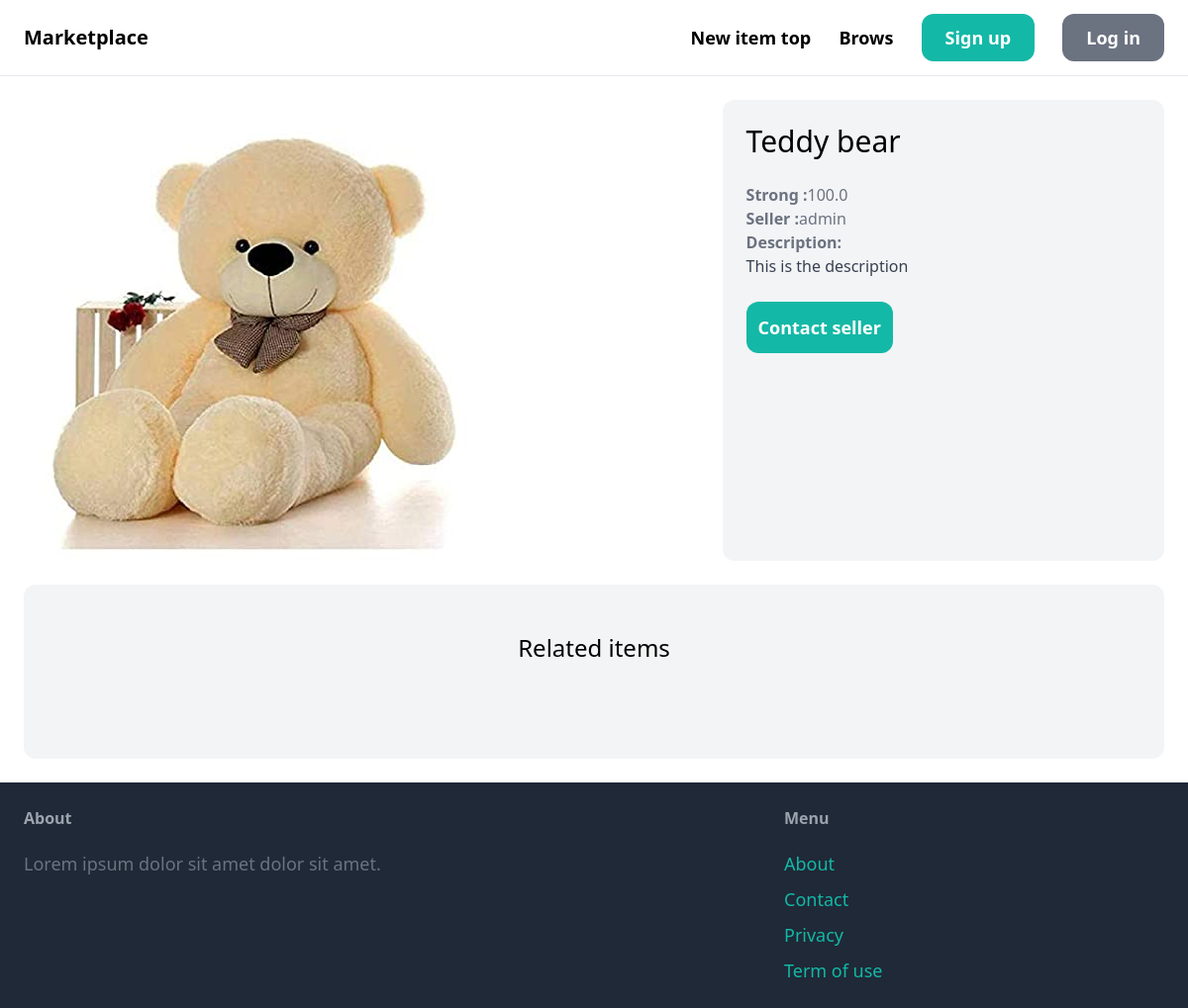
/items/1/, run on an earlier commit of the app's database.
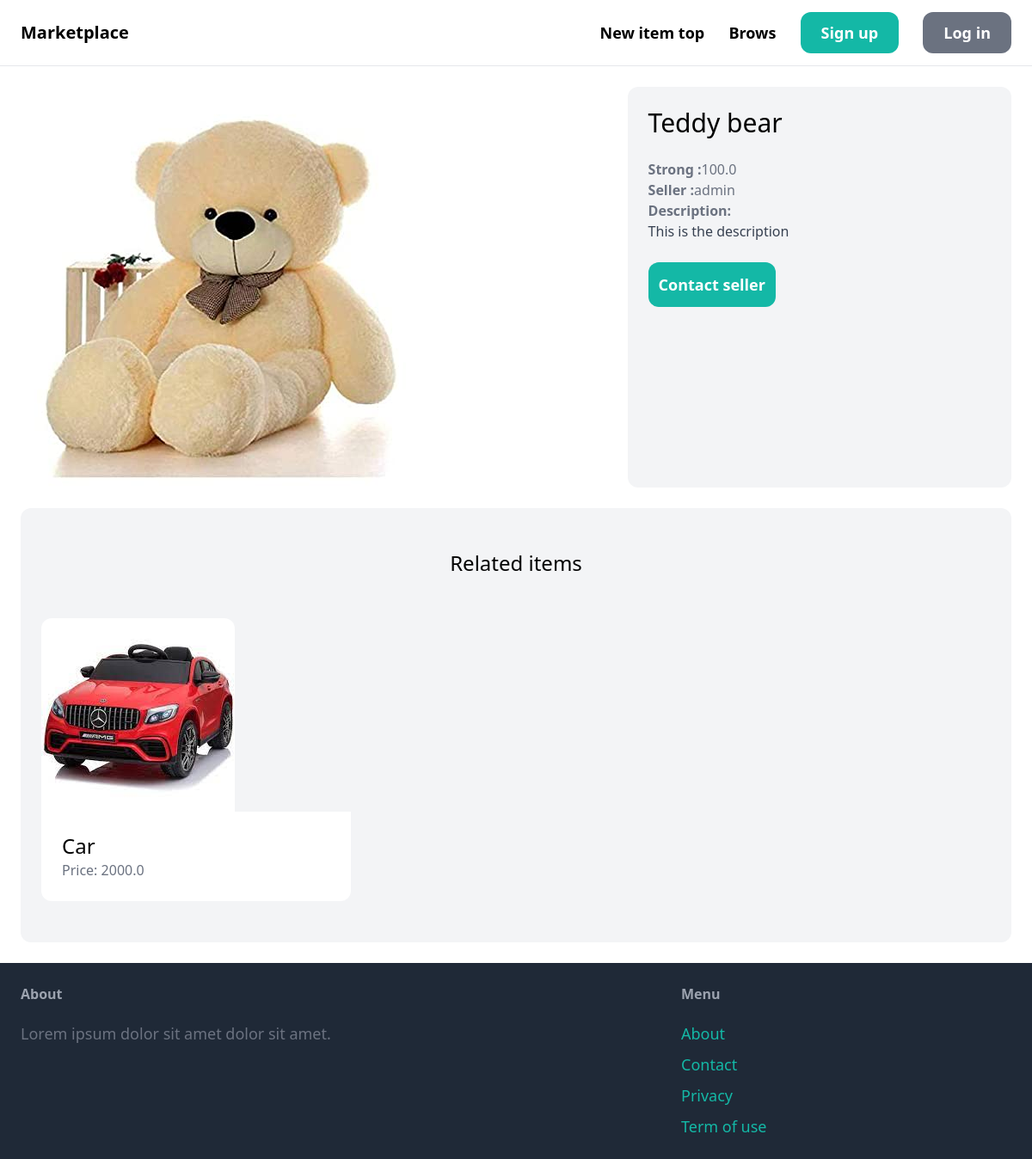
And on a later commit of the database.
### item/models.py (models this page shows, shortened)
class Item(models.Model):
    category = models.ForeignKey(
        Category, related_name='items', on_delete=models.CASCADE)
    name = models.CharField(max_length=255)
    description = models.TextField(blank=True, null=True)
    price = models.FloatField()
    image = models.ImageField(upload_to='item_images', blank=True, null=True)
    is_sold = models.BooleanField(default=False)
    created_by = models.ForeignKey(
        User, related_name='items', on_delete=models.CASCADE)
    created_at = models.DateTimeField(auto_now_add=True)

### item/views.py (the view)
# urls.py: path('<int:pk>/', views.detail, name='detail'),
def detail(request, pk):
    item = get_object_or_404(Item, pk=pk)
    related_items = Item.objects.filter(
        category=item.category, is_sold=False).exclude(pk=pk)[0:3]
    return render(request, 'item/detail.html', {
        'item': item,
        'related_items': related_items
    })

### item/templates/item/detail.html (shortened to what this page needs)
{% extends 'core/base.html' %}
{% block content %}
  <div class="grid grid-cols-5 gap-6">
    <div class="col-span-3">
      <img src="{{ item.image.url }}" alt="" class="eounded-xl" />
    </div>
    <div class="col-span-2 p-6 bg-gray-100 rounded-xl">
      <h1 class="mb-6 text-3xl">{{ item.name }}</h1>
      <p class="text-gray-500">
        <strong>Strong :</strong>{{ item.price }}
      </p>
      <p class="text-gray-500">
        <strong>Seller :</strong>{{ item.created_by.username }}
      </p>
      {% if item.description %}
        <p class="text-gray-700">
          <strong class="text-gray-500">Description:</strong> <br />
          {{ item.description }}
        </p>
      {% endif %}
      {%  if request.user ==  item.created_by %}
          <div class="mt-6 p-6 bg-white rounded-xl">
              <p>This is your item!</p>
              <a href="{% url 'item:edit' item.id  %}" class="inline-block mt-6 px-6 py-3 text-lg font-semibold bg-teal-500 rounded-xl text-white" >Edit </a>
              <a href="{% url 'item:delete' item.id %}" class="inline-block mt-6 px-6 py-3 text-lg font-semibold bg-red-500 rounded-xl text-white" >Delete </a>
          </div>
      {% else %}
          <a href="{% url 'conversation:new' item.id %}" class="inline-block mt-6 py-3 px-3 text-lg font-semibold bg-teal-500 text-white rounded-xl hover:bg-teal-700">Contact seller</a>
      {% endif %}
    </div>
  </div>
  <div class="mt-6 px-6 py-12 bg-gray-100 rounded-xl">
    <h2 class="mb-12 text-2xl text-center">Related items</h2>
    <div class="grid grid-cols-3 gap-3">
      {% for item in related_items %}
        <div>
          <a href="{% url 'item:detail' item.id %}">
            <div>
              <img src="{{ item.image.url }}" alt="" class="rounded-t-xl" />
            </div>
            <div class="p-6 bg-white rounded-b-xl">
              <h2 class="text-2xl">{{ item.name }}</h2>
              <p class="text-gray-500">Price: {{ item.price }}</p>
            </div>
          </a>
        </div>
      {% endfor %}
    </div>
  </div>
{% endblock %}

What changed in the data, as far as the page shows it:
added Item: image (picture), name "Car", price "2000.0"
